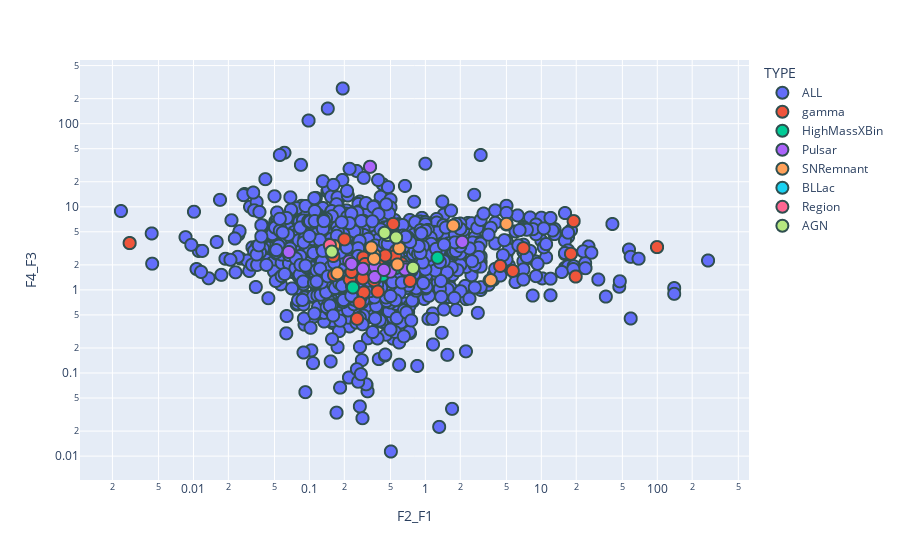

Write notebook code for a chart like this one.
### Markdown cell above
Note that when you move around with the mouse you get the values for each of the sources. You can activate or deactivate a type of Source in the plot by selecting it in the legend. You can zoom in and out, you can export as a png... and plenty more. Play a little bit with it. 

Do the same as before but now color coded by object type.

### Code cell
# Plot same thing but color coded by the TYPE of object
fig = px.scatter(Data, "F2_F1", y="F4_F3", log_x=True, log_y=True, color="TYPE")
fig.update_traces(
    marker={"size": 12, "line": {"width": 2, "color": "DarkSlateGrey"}},
    selector={"mode": "markers"},
)
fig.show()

### Figure 1 — Plotly figure (JSON) as saved in the notebook; plotly's stock layout.template omitted (floating-point values rounded to 4 significant figures; data arrays with more than 128 entries replaced by an {"elided": "..."} marker saying what was removed)
{"data": [{"hovertemplate": "TYPE=ALL<br>F2_F1=%{x}<br>F4_F3=%{y}<extra></extra>", "legendgroup": "ALL", "marker": {"color": "#636efa", "line": {"color": "DarkSlateGrey", "width": 2}, "size": 12, "symbol": "circle"}, "mode": "markers", "name": "ALL", "showlegend": true, "type": "scattergl", "x": {"elided": "3034 float values"}, "xaxis": "x", "y": {"elided": "3034 float values"}, "yaxis": "y"}, {"hovertemplate": "TYPE=gamma<br>F2_F1=%{x}<br>F4_F3=%{y}<extra></extra>", "legendgroup": "gamma", "marker": {"color": "#EF553B", "line": {"color": "DarkSlateGrey", "width": 2}, "size": 12, "symbol": "circle"}, "mode": "markers", "name": "gamma", "showlegend": true, "type": "scattergl", "x": [0.7826, 0.5277, 19.78, 0.2231, 0.4075, 0.002817, 0.2913, 0.1607, 0.1632, 18.0, 0.2005, null, 7, 0.1543, 0.5764, 5.672, 4.414, 0.3612, 0.2577, 0.6229, null, 0.5602, 0.5497, 0.2473, 99.5, 0.3616, 0.7375, 0.3882, 0.5079, 0.2939, 0.7654, 0.2308, 19, 0.3957, 0.2706, 0.2882, 0.4513, 0.3023], "xaxis": "x", "y": [1.84, 6.223, 1.449, 1.332, 1.707, 3.66, 2.45, 2.559, 1.504, 2.72, 4.055, 3.607, 3.175, 3.108, 2.245, 1.694, 1.941, 2.109, 0.449, 2.09, 5.704, 2.96, 2.558, 1.735, 3.272, 1.302, 1.281, 0.9541, 1.752, 0.9312, 1.801, 1.644, 6.724, 1.954, 0.7006, 1.38, 2.594, 2.047], "yaxis": "y"}, {"hovertemplate": "TYPE=HighMassXBin<br>F2_F1=%{x}<br>F4_F3=%{y}<extra></extra>", "legendgroup": "HighMassXBin", "marker": {"color": "#00cc96", "line": {"color": "DarkSlateGrey", "width": 2}, "size": 12, "symbol": "circle"}, "mode": "markers", "name": "HighMassXBin", "showlegend": true, "type": "scattergl", "x": [0.554, 0.4278, 1.274, 0.2373], "xaxis": "x", "y": [1.832, 1.488, 2.436, 1.069], "yaxis": "y"}, {"hovertemplate": "TYPE=Pulsar<br>F2_F1=%{x}<br>F4_F3=%{y}<extra></extra>", "legendgroup": "Pulsar", "marker": {"color": "#ab63fa", "line": {"color": "DarkSlateGrey", "width": 2}, "size": 12, "symbol": "circle"}, "mode": "markers", "name": "Pulsar", "showlegend": true, "type": "scattergl", "x": [0.2203, 0.2891, 0.6717, 0.3681, null, 0.6684, 0.2308, 0.3659, 0.06641, null, 0.3333, 0.4984, null, 2.077, 0.4388], "xaxis": "x", "y": [2.204, 1.795, 1.871, 1.901, 2.753, 1.76, 2.054, 1.429, 2.857, 3.175, 30.28, 1.658, 3.477, 3.782, 1.74], "yaxis": "y"}, {"hovertemplate": "TYPE=SNRemnant<br>F2_F1=%{x}<br>F4_F3=%{y}<extra></extra>", "legendgroup": "SNRemnant", "marker": {"color": "#FFA15A", "line": {"color": "DarkSlateGrey", "width": 2}, "size": 12, "symbol": "circle"}, "mode": "markers", "name": "SNRemnant", "showlegend": true, "type": "scattergl", "x": [0.3632, 1.738, 0.361, 0.1627, 5.0, 0.5743, null, 0.1744, 0.5952, 0.3421, 3.667], "xaxis": "x", "y": [2.625, 5.936, 2.369, 3.393, 6.236, 2.023, 2.651, 1.585, 3.177, 3.242, 1.31], "yaxis": "y"}, {"hovertemplate": "TYPE=BLLac<br>F2_F1=%{x}<br>F4_F3=%{y}<extra></extra>", "legendgroup": "BLLac", "marker": {"color": "#19d3f3", "line": {"color": "DarkSlateGrey", "width": 2}, "size": 12, "symbol": "circle"}, "mode": "markers", "name": "BLLac", "showlegend": true, "type": "scattergl", "x": [0.4711, 0.4444, 0.5595, 0.1558], "xaxis": "x", "y": [4.58, 4.856, 4.273, 2.886], "yaxis": "y"}, {"hovertemplate": "TYPE=Region<br>F2_F1=%{x}<br>F4_F3=%{y}<extra></extra>", "legendgroup": "Region", "marker": {"color": "#FF6692", "line": {"color": "DarkSlateGrey", "width": 2}, "size": 12, "symbol": "circle"}, "mode": "markers", "name": "Region", "showlegend": true, "type": "scattergl", "x": [0.1501], "xaxis": "x", "y": [3.454], "yaxis": "y"}, {"hovertemplate": "TYPE=AGN<br>F2_F1=%{x}<br>F4_F3=%{y}<extra></extra>", "legendgroup": "AGN", "marker": {"color": "#B6E880", "line": {"color": "DarkSlateGrey", "width": 2}, "size": 12, "symbol": "circle"}, "mode": "markers", "name": "AGN", "showlegend": true, "type": "scattergl", "x": [0.7826, 0.4711, 0.4444, 0.5595, 0.1558], "xaxis": "x", "y": [1.84, 4.58, 4.856, 4.273, 2.886], "yaxis": "y"}], "layout": {"legend": {"title": {"text": "TYPE"}, "tracegroupgap": 0}, "margin": {"t": 60}, "xaxis": {"anchor": "y", "domain": [0, 1], "title": {"text": "F2_F1"}, "type": "log"}, "yaxis": {"anchor": "x", "domain": [0, 1], "title": {"text": "F4_F3"}, "type": "log"}}}
